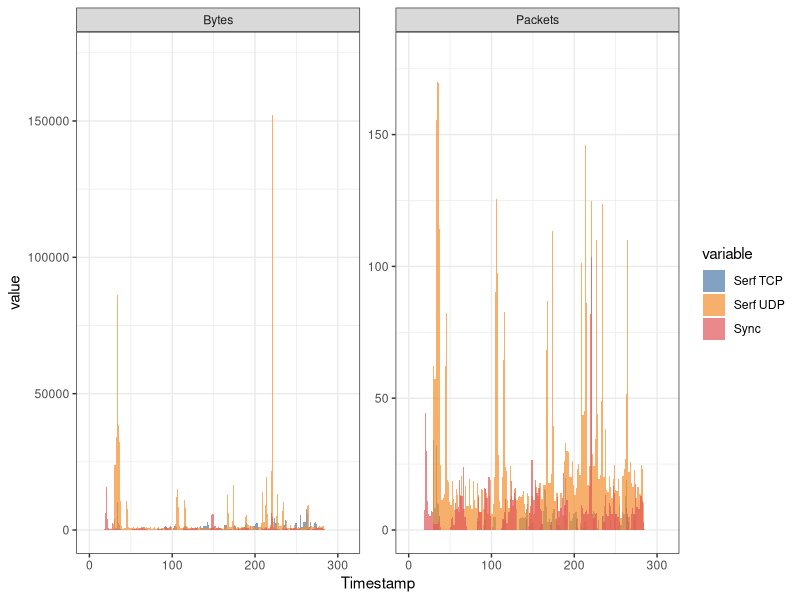

This figure's R source:
library("ggthemes")
library("ggplot2")
library("tidyr")


xx = read.csv("traffic.csv")
traffic = gather(xx, "variable", "value", -Timestamp)
traffic$Bytes = grepl("bytes", traffic$variable)
traffic$Bytes = factor(ifelse(traffic$Bytes, "Bytes", "Packets"))
traffic$variable = gsub(".bytes", "", traffic$variable, fixed = T)
traffic$variable = gsub(".pkts", "", traffic$variable, fixed = T)
traffic$variable = gsub(".", " ", traffic$variable, fixed = T)
traffic$Timestamp = traffic$Timestamp - min(traffic$Timestamp)
ggplot(traffic, aes(x=Timestamp, fill=variable, y=value)) +
    geom_area(position="identity", alpha=0.7) +
    facet_wrap(~Bytes, scales="free_y") +
    theme_bw() +
    scale_fill_tableau()
